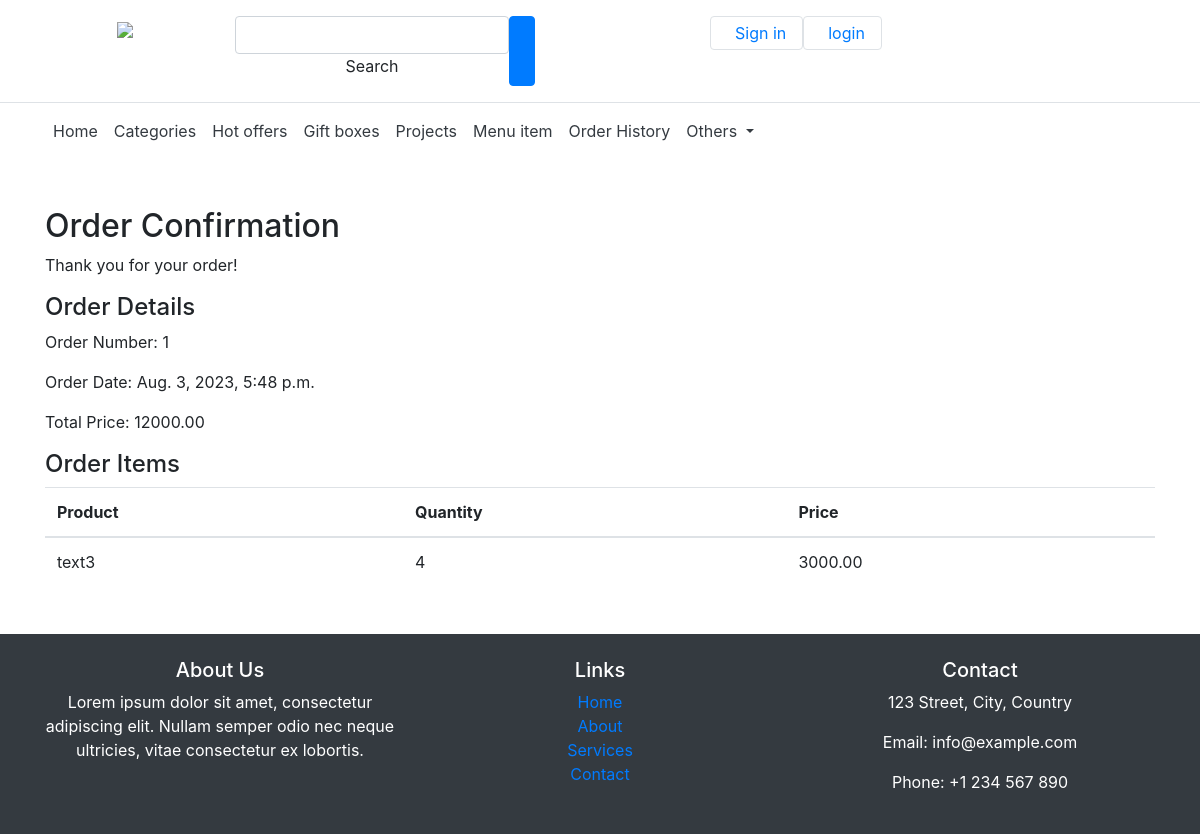
/order/1/confirmation/, run on the app's committed database.
### app1/models.py (models this page shows, shortened)
class Order(models.Model):
    customer = models.ForeignKey(Customer, on_delete=models.SET_NULL, null=True)
    name = models.CharField(max_length=100)
    email = models.EmailField()
    address = models.CharField(max_length=200,default='new')
    city = models.CharField(max_length=100)
    state = models.CharField(max_length=100)
    zipcode = models.CharField(max_length=10)
    order_date = models.DateTimeField(auto_now_add=True)
    def total_price(self):
        order_items = self.orderitem_set.all()
        return sum(item.product.price * item.quantity for item in order_items)

class OrderItem(models.Model):
    order = models.ForeignKey(Order, on_delete=models.CASCADE)
    product = models.ForeignKey(Product, on_delete=models.CASCADE)
    quantity = models.PositiveIntegerField()

class Product(models.Model):
    name = models.CharField(max_length=100)
    description = models.TextField()
    price = models.DecimalField(max_digits=8, decimal_places=2)
    image = models.ImageField(upload_to='product_images/')
    created_at = models.DateTimeField(auto_now_add=True)
    updated_at = models.DateTimeField(auto_now=True)

### app1/views.py (the view)
# urls.py: path('order/<int:order_id>/confirmation/', views.order_confirmation, name='order_confirmation'),
def order_confirmation(request, order_id):
    order = get_object_or_404(Order, pk=order_id)
    return render(request, 'app1/order_confirmation.html', {'order': order})

### app1/templates/app1/order_confirmation.html
{% extends 'base.html' %}
{% block content %}
  <div class="container my-5">
    <h2>Order Confirmation</h2>
    <p>Thank you for your order!</p>
    <h4>Order Details</h4>
    <p>Order Number: {{ order.pk }}</p>
    <p>Order Date: {{ order.order_date }}</p>
    <p>Total Price: {{ order.total_price }}</p>
    <h4>Order Items</h4>
    <table class="table">
      <thead>
        <tr>
          <th>Product</th>
          <th>Quantity</th>
          <th>Price</th>
        </tr>
      </thead>
      <tbody>
        {% for order_item in order.orderitem_set.all %}
          <tr>
            <td>{{ order_item.product.name }}</td>
            <td>{{ order_item.quantity }}</td>
            <td>{{ order_item.product.price }}</td>
          </tr>
        {% endfor %}
      </tbody>
    </table>
  </div>
{% endblock %}

### data on the page
Order: pk "1", order_date "Aug. 3, 2023, 5:48 p.m.", total_price "12000.00"
OrderItem: product.name "text3", quantity "4", product.price "3000.00"
